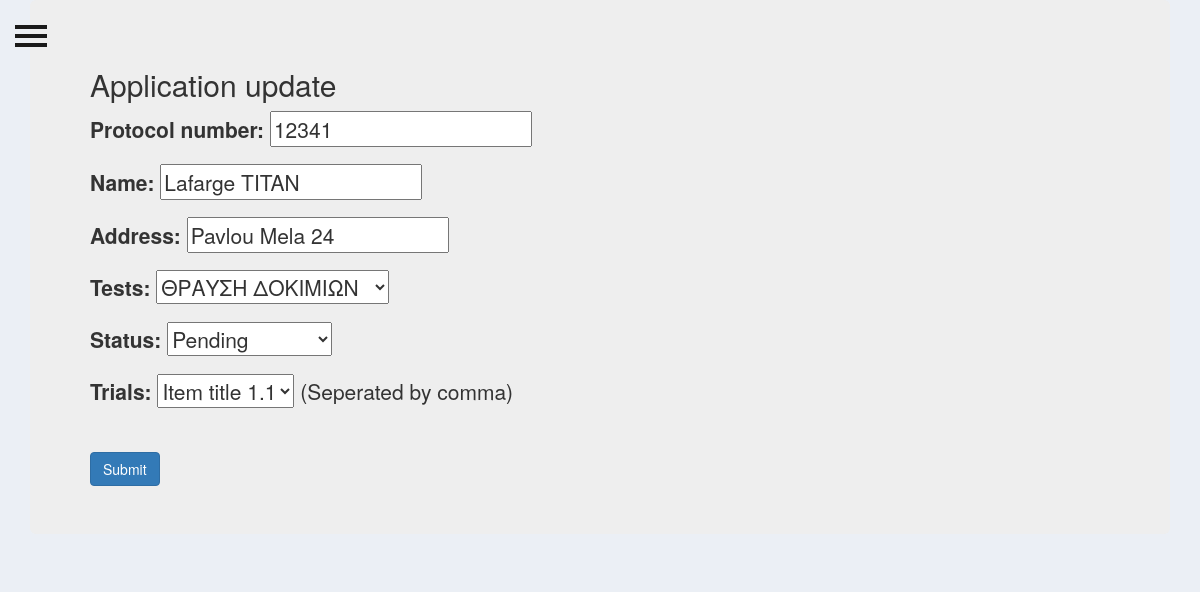
Screenshot of /applications/updateOrder/5/ with the database file from the repository.
### applications/models.py (models this page shows, shortened)
class Application(models.Model):
	MY_CHOICES = (('item_key1', 'Item title 1.1'),
              ('item_key2', 'Item title 1.2'),
              ('item_key3', 'Item title 1.3'),
              ('item_key4', 'Item title 1.4'),
              ('item_key5', 'Item title 1.5'))
	TESTS=(
	    ('ΥΓΕΙΑ', 'ΥΓΕΙΑ'),
	    ('ΠΛΑΣΤΙΚΟΤΗΤΑ', 'ΠΛΑΣΤΙΚΟΤΗΤΑ'),
	    ('ΕΙΣΚΟΜΙΣΗ ΜΗΤΡΩΝ', 'ΕΙΣΚΟΜΙΣΗ ΜΗΤΡΩΝ'),
		('ΘΡΑΥΣΗ ΔΟΚΙΜΙΩΝ', 'ΘΡΑΥΣΗ ΔΟΚΙΜΙΩΝ')
		)
	STATUS=(
		('Pending', 'Pending'),
        ('Out for delivery', 'Out for delivery'),
        ('Delivered', 'Delivered')
		)
	protocol_number = models.IntegerField()
	name = models.CharField(max_length=264,unique=True)
	address = models.CharField(max_length=264,unique=True)
	date = models.DateField(auto_now=True)
	tests = models.CharField(max_length=200, null=True, choices=TESTS)
	status = models.CharField(max_length=200, null=True, choices=STATUS)
	status_list = MultiSelectField(choices=MY_CHOICES,null=True)
	class Meta:
		ordering = ['-date']

### applications/views.py (the view)
# urls.py: path('updateOrder/<str:pk>/', views.updateOrder, name='updateOrder')
def updateOrder(request, pk):
    registered = False
    order = Application.objects.get(id=pk)
    form = ApplicationForm(instance=order)
    if request.method == 'POST':
        form = ApplicationForm(request.POST, instance=order)
        if form.is_valid():
            form.save()
            registered = True
    context = {'form':form, 'registered':registered}
    return render(request, 'applications/order_form.html', context)

### applications/forms.py
class ApplicationForm(forms.ModelForm):
    class Meta():
        model = Application
        fields = '__all__'
        labels = {
        'status_list': 'Trials'
        }
        help_texts = {
            'status_list': '(Seperated by comma)',
        }
        widgets = {
            'date': DateInput(attrs={'type': 'date'}),
            'class': 'form-control datetimepicker-input',
            'data-target': '#datetimepicker1'
        }

### applications/templates/applications/order_form.html (shortened to what this page needs)
{% extends 'basic_app/newbase.html' %}
{% load static %}
{% block body_block %}
<div class="jumbotron">
{% if registered %}
  <h1>Application Updated!!</h1>
  <a class="btn btn-info" href="{% url 'applications:all_applications' %}" role="button">Return to applications</a>
{% else %}
    <h2>Application update</h2>
      <div id="form-group">
      <form enctype="multipart/form-data" method="POST">
				{{ form.as_p }}
					<hr>
        <button type="submit" class="btn btn-primary">Submit</button>
			</form>
      {% endif %}
      </div>
    </div>
{% endblock %}

### basic_app/static/basic_app/css/homepage.css (style rules this page uses)
body { position: relative; overflow-x: hidden; background-color: #ebeff5; }
body, html { height: 100%; }

### rows the page displays
Application: protocol_number "12341", name "Lafarge TITAN", address "Pavlou Mela 24", tests "ΘΡΑΥΣΗ ΔΟΚΙΜΙΩΝ", status "Pending", status_list "Item title 1.1"
